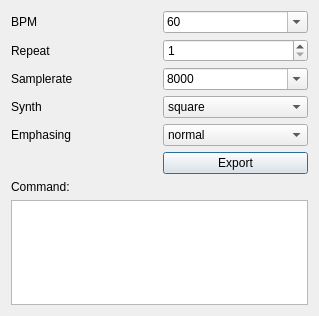
<?xml version="1.0" encoding="UTF-8"?>
<ui version="4.0">
 <class>Dialog</class>
 <widget class="QDialog" name="Dialog">
  <property name="geometry">
   <rect>
    <x>0</x>
    <y>0</y>
    <width>319</width>
    <height>316</height>
   </rect>
  </property>
  <property name="windowTitle">
   <string>Dialog</string>
  </property>
  <layout class="QGridLayout" name="gridLayout">
   <item row="0" column="0">
    <widget class="QLabel" name="label">
     <property name="text">
      <string>BPM</string>
     </property>
    </widget>
   </item>
   <item row="0" column="1">
    <widget class="QComboBox" name="bpmBox">
     <property name="editable">
      <bool>true</bool>
     </property>
     <item>
      <property name="text">
       <string>60</string>
      </property>
     </item>
     <item>
      <property name="text">
       <string>70</string>
      </property>
     </item>
     <item>
      <property name="text">
       <string>80</string>
      </property>
     </item>
     <item>
      <property name="text">
       <string>90</string>
      </property>
     </item>
     <item>
      <property name="text">
       <string>100</string>
      </property>
     </item>
     <item>
      <property name="text">
       <string>110</string>
      </property>
     </item>
     <item>
      <property name="text">
       <string>120</string>
      </property>
     </item>
     <item>
      <property name="text">
       <string>130</string>
      </property>
     </item>
     <item>
      <property name="text">
       <string>140</string>
      </property>
     </item>
     <item>
      <property name="text">
       <string>150</string>
      </property>
     </item>
     <item>
      <property name="text">
       <string>160</string>
      </property>
     </item>
     <item>
      <property name="text">
       <string>170</string>
      </property>
     </item>
     <item>
      <property name="text">
       <string>180</string>
      </property>
     </item>
    </widget>
   </item>
   <item row="1" column="0">
    <widget class="QLabel" name="label_2">
     <property name="text">
      <string>Repeat</string>
     </property>
    </widget>
   </item>
   <item row="1" column="1">
    <widget class="QSpinBox" name="repeatBox">
     <property name="minimum">
      <number>1</number>
     </property>
     <property name="maximum">
      <number>999</number>
     </property>
    </widget>
   </item>
   <item row="2" column="0">
    <widget class="QLabel" name="label_3">
     <property name="text">
      <string>Samplerate</string>
     </property>
    </widget>
   </item>
   <item row="2" column="1">
    <widget class="QComboBox" name="samplerateBox">
     <property name="editable">
      <bool>true</bool>
     </property>
     <item>
      <property name="text">
       <string>8000</string>
      </property>
     </item>
     <item>
      <property name="text">
       <string>16000</string>
      </property>
     </item>
     <item>
      <property name="text">
       <string>22050</string>
      </property>
     </item>
     <item>
      <property name="text">
       <string>32000</string>
      </property>
     </item>
     <item>
      <property name="text">
       <string>44100</string>
      </property>
     </item>
     <item>
      <property name="text">
       <string>48000</string>
      </property>
     </item>
     <item>
      <property name="text">
       <string>88200</string>
      </property>
     </item>
     <item>
      <property name="text">
       <string>96000</string>
      </property>
     </item>
     <item>
      <property name="text">
       <string>176400</string>
      </property>
     </item>
     <item>
      <property name="text">
       <string>192000</string>
      </property>
     </item>
     <item>
      <property name="text">
       <string>352800</string>
      </property>
     </item>
     <item>
      <property name="text">
       <string>384000</string>
      </property>
     </item>
    </widget>
   </item>
   <item row="3" column="0">
    <widget class="QLabel" name="label_4">
     <property name="text">
      <string>Synth</string>
     </property>
    </widget>
   </item>
   <item row="3" column="1">
    <widget class="QComboBox" name="synthBox">
     <item>
      <property name="text">
       <string>square</string>
      </property>
     </item>
     <item>
      <property name="text">
       <string>sin</string>
      </property>
     </item>
     <item>
      <property name="text">
       <string>noise</string>
      </property>
     </item>
     <item>
      <property name="text">
       <string>bell/click</string>
      </property>
     </item>
    </widget>
   </item>
   <item row="4" column="0">
    <widget class="QLabel" name="label_5">
     <property name="text">
      <string>Emphasing</string>
     </property>
    </widget>
   </item>
   <item row="4" column="1">
    <widget class="QComboBox" name="emphasingBox">
     <item>
      <property name="text">
       <string>normal</string>
      </property>
     </item>
     <item>
      <property name="text">
       <string>no emphasizing</string>
      </property>
     </item>
     <item>
      <property name="text">
       <string>emphasized only</string>
      </property>
     </item>
    </widget>
   </item>
   <item row="5" column="1">
    <widget class="QPushButton" name="pushButton">
     <property name="toolTip">
      <string>Copy</string>
     </property>
     <property name="text">
      <string>Export</string>
     </property>
    </widget>
   </item>
   <item row="6" column="0">
    <widget class="QLabel" name="label1">
     <property name="text">
      <string>Command:</string>
     </property>
    </widget>
   </item>
   <item row="7" column="0" colspan="2">
    <widget class="QTextEdit" name="textEdit"/>
   </item>
  </layout>
 </widget>
 <resources/>
 <connections/>
</ui>
